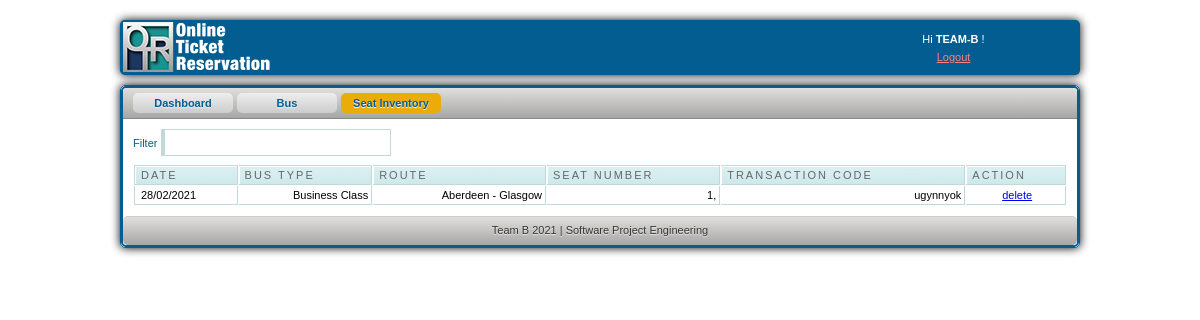
Page /admin/setinventory.php (signed in) on the committed database.
### tables this page shows
CREATE TABLE `reserve` (
  `id` int(11) NOT NULL,
  `date` varchar(11) NOT NULL,
  `bus` varchar(11) NOT NULL,
  `seat_reserve` varchar(11) NOT NULL,
  `transactionnum` varchar(10) NOT NULL,
  `seat` varchar(100) NOT NULL
);

CREATE TABLE `route` (
  `id` int(11) NOT NULL,
  `route` varchar(300) NOT NULL,
  `price` varchar(30) NOT NULL,
  `numseats` int(30) NOT NULL,
  `type` varchar(300) NOT NULL,
  `time` time NOT NULL
);

### admin/setinventory.php (the view, shortened to what this page needs)
<html>
<head>
<link href="css/style.css" rel="stylesheet" type="text/css" />
<link rel="stylesheet" href="febe/style.css" type="text/css" media="screen" charset="utf-8">
<link href="src/facebox.css" media="screen" rel="stylesheet" type="text/css" />
</head>
<body>
	<div id="container">
		<div id="adminbar-outer" class="radius-bottom">
			<div id="adminbar" class="radius-bottom">
				<a id="logo" href="dashboard.php"></a>
				<div id="details">
					<a class="avatar" href="javascript: void(0)">
					</a>
					<div class="tcenter">
					Hi
					<strong>TEAM-B</strong>
					!
					<br>
					<a class="alightred" href="../index.php">Logout</a>
					</div>
				</div>
			</div>
		</div>
			<div id="panel-outer" class="radius" style="opacity: 1;">
			<div id="panel" class="radius">
				<ul class="radius-top clearfix" id="main-menu">
					<li>
						<a href="dashboard.php">
							<span>Dashboard</span>
						</a>
					</li>
					<li>
						<a href="route.php">
							<span>Bus</span>
						</a>
					</li>
					<li>
						<a class="active" href="setinventory.php">
							<span>Seat Inventory</span>
						</a>
					</li>
				</ul>
				<div id="content" class="clearfix">
					<label for="filter">Filter</label> <input type="text" name="filter" value="" id="filter" />
					<table cellpadding="1" cellspacing="1" id="resultTable">
						<thead>
							<tr>
								<th  style="border-left: 1px solid #C1DAD7"> Date </th>
								<th> Bus Type </th>
								<th> Route </th>
								<th> Seat Number </th>
								<th> Transaction Code </th>
								<th> Action </th>
							</tr>
						</thead>
						<tbody>
						<?php
							include('../db.php');
							$result = mysqli_query($conn,"SELECT * FROM reserve");
							while($row = mysqli_fetch_array($result))
								{
									echo '<tr class="record">';
									echo '<td style="border-left: 1px solid #C1DAD7;">'.$row['date'].'</td>';
									$rrad=$row['bus'];
									$results = mysqli_query($conn,"SELECT * FROM route WHERE id='$rrad'");
									while($rows = mysqli_fetch_array($results))
										{
									echo '<td><div align="right">'.$rows['type'].'</div></td>';
									echo '<td><div align="right">'.$rows['route'].'</div></td>';
										}
									echo '<td><div align="right">'.$row['seat'].'</div></td>';
									echo '<td><div align="right">'.$row['transactionnum'].'</div></td>';
									echo '<td><div align="center"><a href="#" id="'.$row['id'].'" class="delbutton" title="Click To Delete">delete</a></div></td>';
									echo '</tr>';
								}
							?>
						</tbody>
					</table>
				</div>
				<div id="footer" class="radius-bottom">
					Team B 2021  |  Software Project Engineering
				</div>
			</div>
		</div>
	</div>
</body>
</html>

### admin/css/style.css (style rules this page uses)
html, body { color: #035d91; font-family: Arial,sans-serif; font-size: 11px; line-height: 1.6; margin:0; }
#container { margin: 20px auto; width: 960px; }
#login-container-outer, #container #adminbar-outer, #container #panel-outer { border: 1px solid #035d91; box-shadow: 0 0 10px #000000; }
#container #adminbar-outer { background: none repeat scroll 0 0 #035d91; border-top: medium none; margin: 0 0 10px; }
.radius-bottom { border-top-right-radius: 5px; border-top-left-radius: 5px; border-bottom-left-radius: 5px; border-bottom-right-radius: 5px; }
#login-container, #container #adminbar, #container #panel { border: 2px solid #035d91; }
#container #adminbar { border-top: 2px solid #035d91; height: 50px; }
.radius-bottom { border-bottom-left-radius: 5px; border-bottom-right-radius: 5px; }
.clearfix { clear:both; }
#container #adminbar a#logo { background: url("../img/logo.png") no-repeat scroll left top transparent; display: block; float: left; height: 50px; width: 200px; }
#container #adminbar #details { color: #FFFFFF; float: right; height: 34px; line-height: 18px; padding: 8px; width: 184px; }
#container #adminbar #details a.avatar { display: block; float: right; height: 36px; margin: -3px 0 0 7px; padding: 2px; width: 36px; }
.tcenter { text-align: center; }
a.alightred { color: #FF8181; }
.radius { border-radius: 5px 5px 5px 5px; }
#container #panel ul#main-menu, #container #panel #footer, #login-extra { background-color: #D5D5D5; background-image: linear-gradient(#E0DFDB, #A6A6A6); }
ul#main-menu { border-bottom: 1px solid #888888; list-style: none outside none; margin: 0; padding: 0 10px; }
.radius-top { border-top-left-radius: 5px; border-top-right-radius: 5px; }
ul#main-menu li { float: left; margin: 5px 4px 5px 0; }
ul#main-menu li a.active { background: none repeat scroll 0 0 #ebab09; text-shadow: 0 1px 1px #FFFFFF; }
ul#main-menu li a { background: linear-gradient(#EEEEEE, #CCCCCC) repeat scroll 0 0 #EEEEEE; border-radius: 5px 5px 5px 5px; color: #035d91; display: block; font-weight: bold; height: 20px; line-height: 1px; position: relative; text-align: center; text-shadow: 0 1px 1px #EEEEEE; width: 100px; text-decoration:none; }
ul#main-menu li a span { display: block; line-height: 20px; padding: 0 0 5px; }
#container #content { padding: 10px; background-color:#ffffff; }
#container #footer { border-top: 1px solid #CCCCCC; color: #333333; margin: 0; padding: 5px; text-align: center; text-shadow: 0 1px 1px #EEEEEE; }

### admin/febe/style.css (style rules this page uses)
#resultTable { background-color: white; margin-top: 8px; width: 100%; color:#000000; }
#resultTable th.sortable { background: url("bg_header.jpg") no-repeat scroll 0 0 #CAE8EA; border-bottom: 1px solid #C1DAD7; border-right: 1px solid #C1DAD7; border-top: 1px solid #C1DAD7; color: #4F6B72; font: normal 11px "Trebuchet MS",Verdana,Arial,Helvetica,sans-serif; letter-spacing: 2px; padding: 3px 3px 3px 6px; text-align: left; text-transform: uppercase; color: #666; cursor: pointer; text-decoration: none; }
#resultTable th { background: url("bg_header.jpg") no-repeat scroll 0 0 #CAE8EA; border-bottom: 1px solid #C1DAD7; border-right: 1px solid #C1DAD7; border-top: 1px solid #C1DAD7; color: #4F6B72; font: normal 11px "Trebuchet MS",Verdana,Arial,Helvetica,sans-serif; letter-spacing: 2px; padding: 3px 3px 3px 6px; text-align: left; text-transform: uppercase; color: #666; cursor: pointer; text-decoration: none; }
#resultTable td { border-bottom: 1px solid #C1DAD7; border-right: 1px solid #C1DAD7; padding: 3px 3px 3px 6px; font: normal 11px "Trebuchet MS",Verdana,Arial,Helvetica,sans-serif; }
#resultTable td.odd { font: normal 11px "Trebuchet MS",Verdana,Arial,Helvetica,sans-serif; }
#filter { width: 230px; border: 1px solid #C1DAD7; border-left: 4px solid #C1DAD7; padding:5px; background-image:url('../images/filter.gif'); background-repeat:no-repeat; background-position: 3px 5px; padding-left:20px; }
.clearfix { clear:both; }

### rows in the picture
reserve: date "28/02/2021", seat "1,", transactionnum "ugynnyok"
route: type "Business Class", route "Aberdeen - Glasgow"
